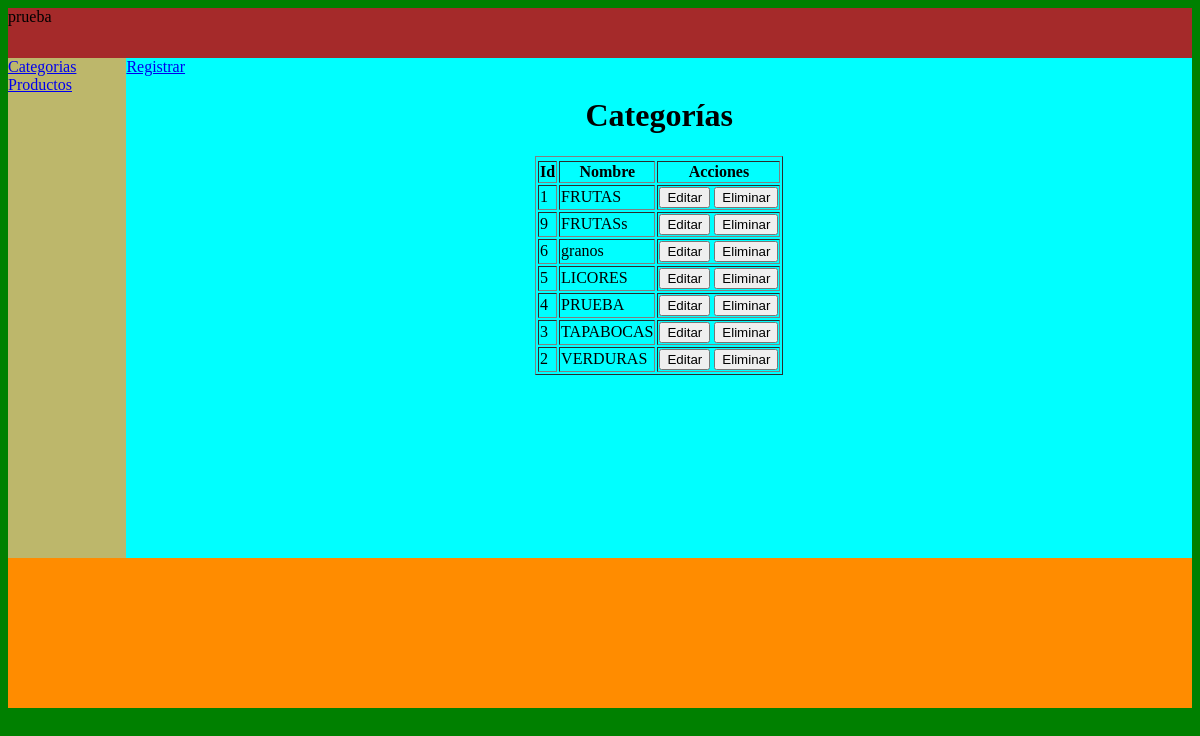
/Vista/listarCategoria.php, run on the app's committed database.
### tables this page shows
CREATE TABLE `categoria` (
  `idCategoria` int(11) NOT NULL,
  `nombre` varchar(40) NOT NULL
);

### Controlador/controladorCategoria.php (called while the page is built, shortened)
<?php
require_once('../Modelo/crudCategoria.php');
class controladorCategoria{
    public function listarCategoria(){
       $crudCategoria = new crudCategoria();
       $listaCategoria = $crudCategoria->listarCategoria();
       return $listaCategoria;
    }
}
$controladorCategoria = new controladorCategoria();
$listaCategoria = $controladorCategoria->listarCategoria();
?>

### Modelo/crudCategoria.php (called while the page is built, shortened)
<?php
class crudCategoria{
    public function listarCategoria(){
      $baseDatos = Conexion::conectar();
      $sql = $baseDatos->query('SELECT * FROM categoria ORDER BY nombre ASC');
      $sql->execute();
      return($sql->fetchAll());
    }
}
?>

### Vista/listarCategoria.php (the view, shortened to what this page needs)
<?php
    require_once('../Controlador/controladorCategoria.php');
    require_once('layoutSuperior.php');
?>
    <a href="../Controlador/controladorCategoria.php?vista=registrarCategoria.php" >Registrar</a>
    <h1 align="center">Categorías</h1>
    <table border="1" align="center">
        <thead>
            <tr>
            <tr>
                <th>Id</th>
                <th>Nombre</th>
                <th>Acciones</th>
            </tr>
        </thead>
        <tbody>
            <?php
                foreach($listaCategoria as $categoria){
                    echo "<tr>";
                    echo "<td>".$categoria['idCategoria']."</td>";
                    echo "<td>".$categoria['nombre']."</td>";
                    echo "<td>
                    <form id='frmCategoria$categoria[idCategoria]' method='POST' action='../Controlador/controladorCategoria.php'>
                        <input type='hidden' name='idCategoria' value=".$categoria['idCategoria']." />
                        <button type='submit' name='Editar'>Editar</button>
                        <button type='button' onclick='validarEliminacion($categoria[idCategoria])' name='Eliminar'>Eliminar</button>
                        <input type='hidden' name='Eliminar' />
                        </form>
                    </td>";
                    echo "</tr>";
                }
            ?>
        </tbody>
    </table>
<?php
    require_once('layoutInferior.php');
?>

### Vista/layoutSuperior.php (shortened to what this page needs)
<!DOCTYPE html>
<html lang="en">
<head>
    <link rel="stylesheet" href="../assets/css/style.css">
</head>
<body>
    <div id="contenedor">
        <div id="superior">
            prueba
        </div>
        <div id="medio">
            <div id="izquierdo">
                <a href="../vista/listarCategoria.php">Categorias</a>
                <br>
                <a href="../vista/listarProducto.php">Productos</a>
            </div>
            <div id="derecho">

### Vista/layoutInferior.php
            </div>
        </div>
    </div>
</body>
</html>

### assets/css/style.css (style rules this page uses)
body { background-color: green; }
#contenedor { background-color: darkorange; height: 700px; width: 100%; }
#superior { background-color: brown; height: 50px; }
#medio { background-color: chartreuse; height: 500px; }
#izquierdo { background-color: darkkhaki; height: 500px; width: 10%; float: left; }
#derecho { background-color: aqua; height: 500px; width: auto; }

### data on the page
categoria: idCategoria "1", nombre "FRUTAS"
categoria: idCategoria "9", nombre "FRUTASs"
categoria: idCategoria "6", nombre "granos"
categoria: idCategoria "5", nombre "LICORES"
categoria: idCategoria "4", nombre "PRUEBA"
categoria: idCategoria "3", nombre "TAPABOCAS"
categoria: idCategoria "2", nombre "VERDURAS"
